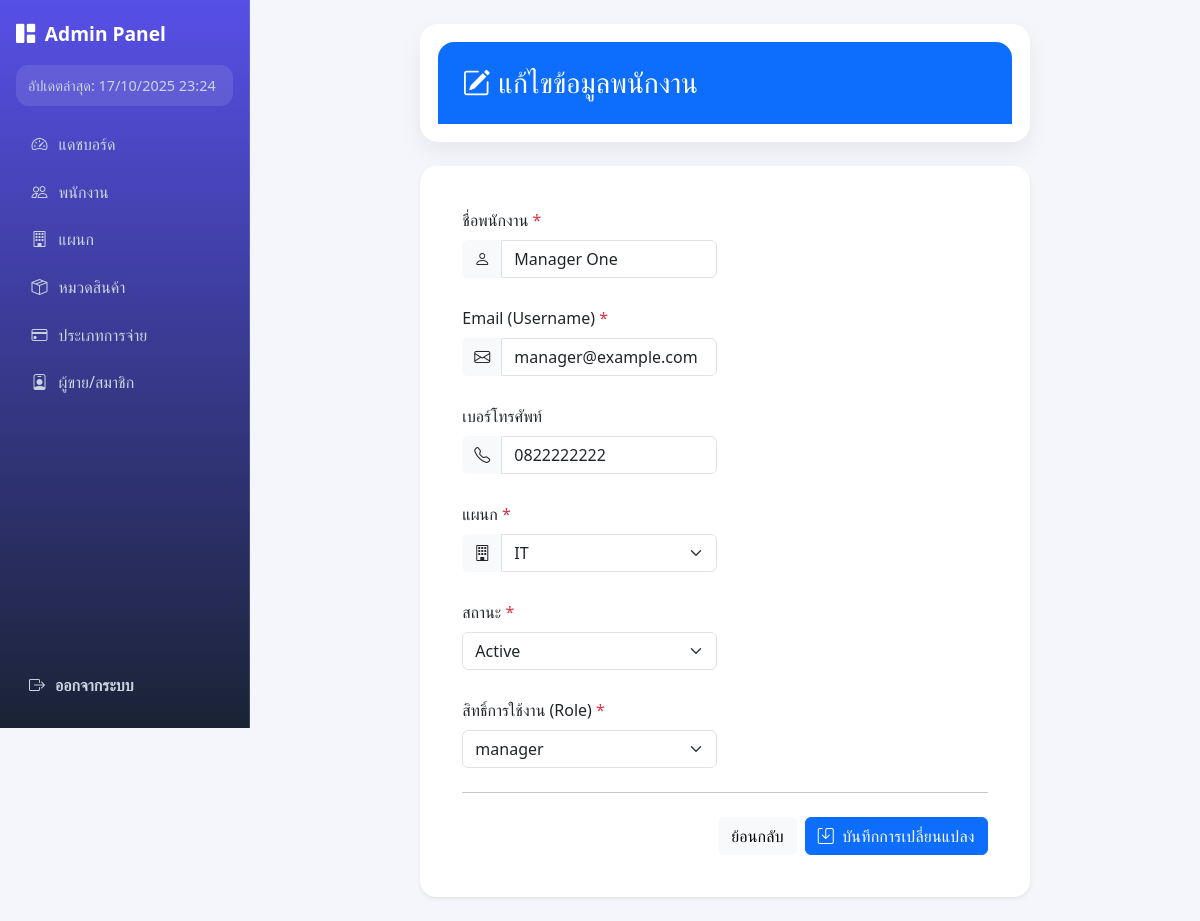
Page /admin/employee_edit.php?id=3 on the committed database.
### tables this page shows
CREATE TABLE `users` (
  `user_id` int(11) NOT NULL,
  `email` varchar(190) NOT NULL,
  `password_hash` varchar(255) NOT NULL,
  `role` enum('admin','employee','manager','procurement','procurement_manager','supplier') NOT NULL,
  `status` enum('active','inactive','locked') NOT NULL DEFAULT 'active',
  `employee_id` int(11) DEFAULT NULL,
  `supplier_id` int(11) DEFAULT NULL,
  `created_at` timestamp NOT NULL DEFAULT current_timestamp(),
  `updated_at` timestamp NULL DEFAULT NULL ON UPDATE current_timestamp()
);

CREATE TABLE `employees` (
  `employee_id` int(11) NOT NULL,
  `full_name` varchar(200) NOT NULL,
  `phone` varchar(50) DEFAULT NULL,
  `email` varchar(190) NOT NULL,
  `status` enum('active','inactive','terminated') NOT NULL DEFAULT 'active',
  `department_id` int(11) NOT NULL,
  `created_at` timestamp NOT NULL DEFAULT current_timestamp(),
  `updated_at` timestamp NULL DEFAULT NULL ON UPDATE current_timestamp()
);

CREATE TABLE `departments` (
  `department_id` int(11) NOT NULL,
  `name` varchar(150) NOT NULL,
  `head_employee_id` int(11) DEFAULT NULL
);

### admin/employee_edit.php (the view, shortened to what this page needs)
<?php
include("../connect.php");
$employee_id = intval($_GET['id'] ?? 0);
$sql = "SELECT e.*, u.role, u.status AS user_status
        FROM employees e
        LEFT JOIN users u ON e.employee_id = u.employee_id
        WHERE e.employee_id = ?";
$stmt = $conn->prepare($sql);
$stmt->bind_param("i", $employee_id);
$stmt->execute();
$result = $stmt->get_result();
$emp = $result->fetch_assoc();
$departments = [];
$res = $conn->query("SELECT department_id, name FROM departments ORDER BY name ASC");
while ($row = $res->fetch_assoc()) $departments[] = $row;
$defaults = ['employee','manager','admin','seller','procurement','procurement_manager'];
$roles = [];
$rres = $conn->query("SELECT DISTINCT role FROM users WHERE role <> ''");
while ($r = $rres->fetch_assoc()) $roles[] = trim($r['role']);
$roles = array_values(array_unique(array_merge($defaults, $roles)));
require __DIR__ . '/partials/admin_header.php';
?>
<!DOCTYPE html>
<html lang="th">
<head>
  <link href="https://cdn.jsdelivr.net/npm/bootstrap@5.3.3/dist/css/bootstrap.min.css" rel="stylesheet">
  <link href="https://cdn.jsdelivr.net/npm/bootstrap-icons@1.11.3/font/bootstrap-icons.css" rel="stylesheet">
</head>
<body style="background:#f4f6fb;">
<div class="container py-4">
  <div class="row justify-content-center">
    <div class="col-lg-10 col-xl-8">
      <div class="card mb-4">
        <div class="bg-primary text-white p-4 rounded-top-4">
          <h3 class="mb-0"><i class="bi bi-pencil-square me-2"></i>แก้ไขข้อมูลพนักงาน</h3>
        </div>
      </div>
      <div class="card border-0 shadow-sm rounded-4">
        <div class="card-body p-4">
          <form id="editForm" action="employee_update.php" method="POST" novalidate>
            <div class="row g-3">
              <div class="col-md-6">
                <label class="form-label required">ชื่อพนักงาน</label>
                <div class="input-group">
                  <span class="input-group-text bg-light"><i class="bi bi-person"></i></span>
                  <input type="text" name="full_name" class="form-control" required
                         value="<?= htmlspecialchars($emp['full_name']) ?>">
                </div>
              </div>
              <div class="col-md-6">
                <label class="form-label required">Email (Username)</label>
                <div class="input-group">
                  <span class="input-group-text bg-light"><i class="bi bi-envelope"></i></span>
                  <input type="email" name="email" class="form-control" required
                         value="<?= htmlspecialchars($emp['email']) ?>">
                </div>
              </div>
              <div class="col-md-6">
                <label class="form-label">เบอร์โทรศัพท์</label>
                <div class="input-group">
                  <span class="input-group-text bg-light"><i class="bi bi-telephone"></i></span>
                  <input type="tel" name="phone" class="form-control"
                         value="<?= htmlspecialchars($emp['phone']) ?>">
                </div>
              </div>
              <div class="col-md-6">
                <label class="form-label required">แผนก</label>
                <div class="input-group">
                  <span class="input-group-text bg-light"><i class="bi bi-building"></i></span>
                  <select name="department_id" class="form-select" required>
                    <?php foreach ($departments as $d): ?>
                      <option value="<?= $d['department_id'] ?>"
                        <?= ($emp['department_id']==$d['department_id'])?'selected':'' ?>>
                        <?= htmlspecialchars($d['name']) ?>
                      </option>
                    <?php endforeach; ?>
                  </select>
                </div>
              </div>
              <div class="col-md-6">
                <label class="form-label required">สถานะ</label>
                <select name="status" class="form-select">
                  <option value="active" <?= $emp['status']=='active'?'selected':'' ?>>Active</option>
                </select>
              </div>
              <div class="col-md-6">
                <label class="form-label required">สิทธิ์การใช้งาน (Role)</label>
                <select name="role" class="form-select" required>
                  <?php foreach ($roles as $r): ?>
                    <option value="<?= htmlspecialchars($r) ?>"
                      <?= ($emp['role']==$r)?'selected':'' ?>>
                      <?= htmlspecialchars($r) ?>
                    </option>
                  <?php endforeach; ?>
                </select>
              </div>
            </div>
            <hr class="my-4">
            <div class="d-flex justify-content-end gap-2">
              <a href="employeeManagement.php" class="btn btn-light">ย้อนกลับ</a>
              <button type="submit" class="btn btn-primary">
                <i class="bi bi-save me-1"></i> บันทึกการเปลี่ยนแปลง
              </button>
            </div>
          </form>
        </div>
      </div>
    </div>
  </div>
</div>
</body>
</html>
<?php require __DIR__ . '/partials/admin_footer.php'; ?>

### assets/css/app-theme.css (style rules this page uses)
:root { --font-sans: "Inter", "Prompt", system-ui, -apple-system, Segoe UI, Roboto, "Helvetica Neue", Arial, "Noto Sans", "Apple Color Emoji", "Segoe UI Emoji", "Segoe UI Symbol"; --radius-sm: .4rem; --radius: .8rem; --radius-lg: 1.2rem; --shadow-1: 0 1px 2px rgba(0,0,0,.06), 0 1px 1px rgba(0,0,0,.04); --shadow-2: 0 6px 16px rgba(0,0,0,.08), 0 2px 6px rgba(0,0,0,.04); --bg: #0f172a; --panel: #0b1220; --muted: #94a3b8; --text: #e5e7eb; --primary: #4f46e5; --primary-700: #4338ca; --accent: #14b8a6; --success: #10b981; --warning: #f59e0b; --danger: #f43f5e; --line: rgba(148,163,184,.25); --surface: #111827; --surface-2: #0b1324; --chip: rgba(79,70,229,.12); }
* { box-sizing:border-box }
html,body { height:100% }
body { margin:0; font-family: var(--font-sans); background: radial-gradient(1200px 600px at 10% -10%, rgba(79,70,229,.15), transparent 60%), radial-gradient(800px 400px at 90% 10%, rgba(20,184,166,.10), transparent 55%), var(--bg); color:var(--text); line-height:1.6; }
a { color:var(--accent); text-decoration:none }
.container { max-width:1200px; margin-inline:auto; padding:24px }
h1,h2,h3 { line-height:1.25; margin:0 0 .6rem }
h3 { font-size:1.1rem; color:var(--muted) }
.card { background: linear-gradient(180deg, rgba(255,255,255,.03), rgba(255,255,255,.01)); border:1px solid var(--line); border-radius:var(--radius-lg); box-shadow:var(--shadow-1); padding:18px 18px; }
.btn { display:inline-flex; align-items:center; gap:8px; border-radius:999px; padding:10px 16px; border:1px solid transparent; font-weight:600; letter-spacing:.2px; cursor:pointer; transition:.2s; background:var(--surface); color:var(--text); border-color:var(--line); }
.input, select, textarea { width:100%; background:var(--surface); border:1px solid var(--line); border-radius:var(--radius); padding:10px 12px; color:var(--text); outline:none; transition:border-color .2s, box-shadow .2s; }
.row { display:grid; gap:12px; grid-template-columns:repeat(12, 1fr) }
.mb-4 { margin-bottom:16px }

### admin/partials/admin_header.php (style rules this page uses)
html, body { margin: 0; height: 100%; background: var(--bg); color: var(--text); font-family: var(--font-sans); }

### admin/employee_edit.php (style rules this page uses)
body { background:#f6f7fb; }
.card { border:0; border-radius:18px; box-shadow:0 10px 25px rgba(0,0,0,.06); }
.input-group-text { background:#f1f4f9; border:none; }
.required:after { content:" *"; color:#dc3545; }

### rows in the picture
users: full_name "Manager One", email "manager@example.com", phone "0822222222", role "manager"
employees: department_id "IT", status "Active"
